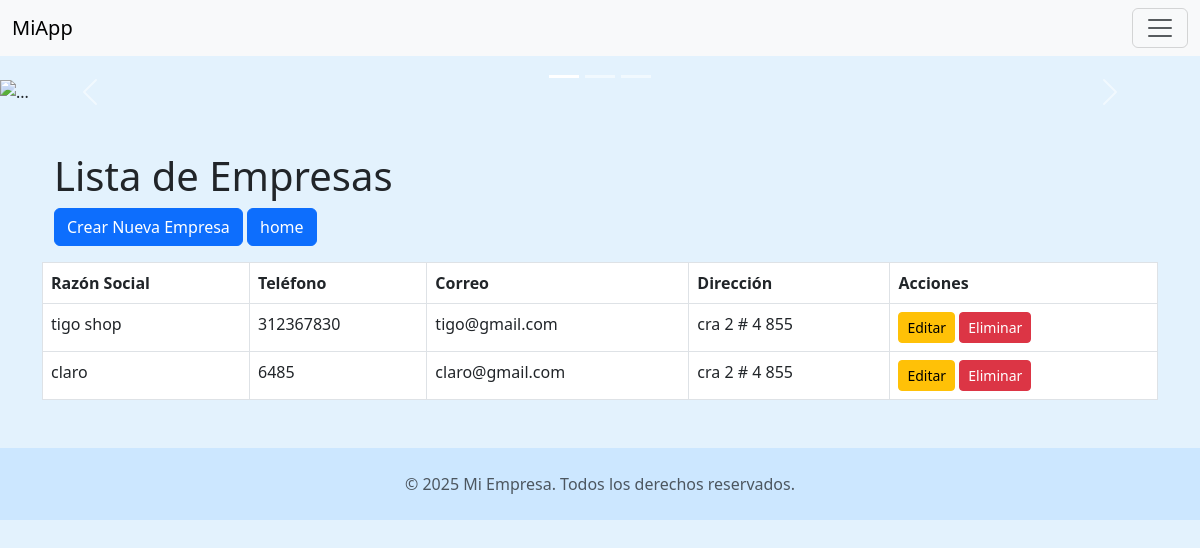
The app's page /empresas/ (signed in) with its own data.
### app/models/users.py (models this page shows)
class Empresa(db.Model, UserMixin):
    __tablename__ = 'empresa'
    idempresa = db.Column(db.Integer, primary_key=True)
    razon_social = db.Column(db.String(100))
    telefono = db.Column(db.String(45))
    correo = db.Column(db.String(100))
    direccion = db.Column(db.String(100))

### app/routes/empresa.py (the view)
@bp.route('/')
@login_required
def listar():
    empresas = Empresa.query.all()
    return render_template('empresas.html', empresas=empresas)

### app/models/users.py (called while the page is built)
    @property
    def is_authenticated(self):
        return True

### app/templates/empresas.html (shortened to what this page needs)
{% extends "plantilla.html" %}
{% block content %}
<div class="container">
    <h1>Lista de Empresas</h1>
    {% if current_user.rol == 'admin' %}
        <a href="{{ url_for('empresa.crear') }}" class="btn btn-primary mb-3">Crear Nueva Empresa</a>
        <a href="{{ url_for('auth.dashboard') }}" class="btn btn-primary mb-3">home</a>
        </div>
    {% endif %}
    {% if empresas %}
        <table class="table table-bordered">
            <thead>
                <tr>
                    <th>Razón Social</th>
                    <th>Teléfono</th>
                    <th>Correo</th>
                    <th>Dirección</th>
                    {% if current_user.rol == 'admin' %}
                        <th>Acciones</th>
                    {% endif %}
                </tr>
            </thead>
            <tbody>
                {% for empresa in empresas %}
                    <tr>
                        <td>{{ empresa.razon_social }}</td>
                        <td>{{ empresa.telefono }}</td>
                        <td>{{ empresa.correo }}</td>
                        <td>{{ empresa.direccion }}</td>
                        {% if current_user.rol == 'admin' %}
                            <td>
                                <a href="{{ url_for('empresa.editar', id=empresa.idempresa) }}" class="btn btn-warning btn-sm">Editar</a>
                                <form action="{{ url_for('empresa.eliminar', id=empresa.idempresa) }}" method="POST" style="display:inline;">
                                    <button type="submit" class="btn btn-danger btn-sm" onclick="return confirm('¿Estás seguro de eliminar esta empresa?');">Eliminar</button>
                                </form>
                            </td>
                        {% endif %}
                    </tr>
                {% endfor %}
            </tbody>
        </table>
    {% else %}
        <p>No hay empresas registradas.</p>
    {% endif %}
</div>
{% endblock %}

### app/templates/plantilla.html (style rules this page uses)
body { padding-top: 80px; background-color: #e3f2fd; }

### records on screen
Empresa: razon_social "tigo shop", telefono "312367830", correo "tigo@gmail.com", direccion "cra 2 # 4 855"
Empresa: razon_social "claro", telefono "6485", correo "claro@gmail.com", direccion "cra 2 # 4 855"
